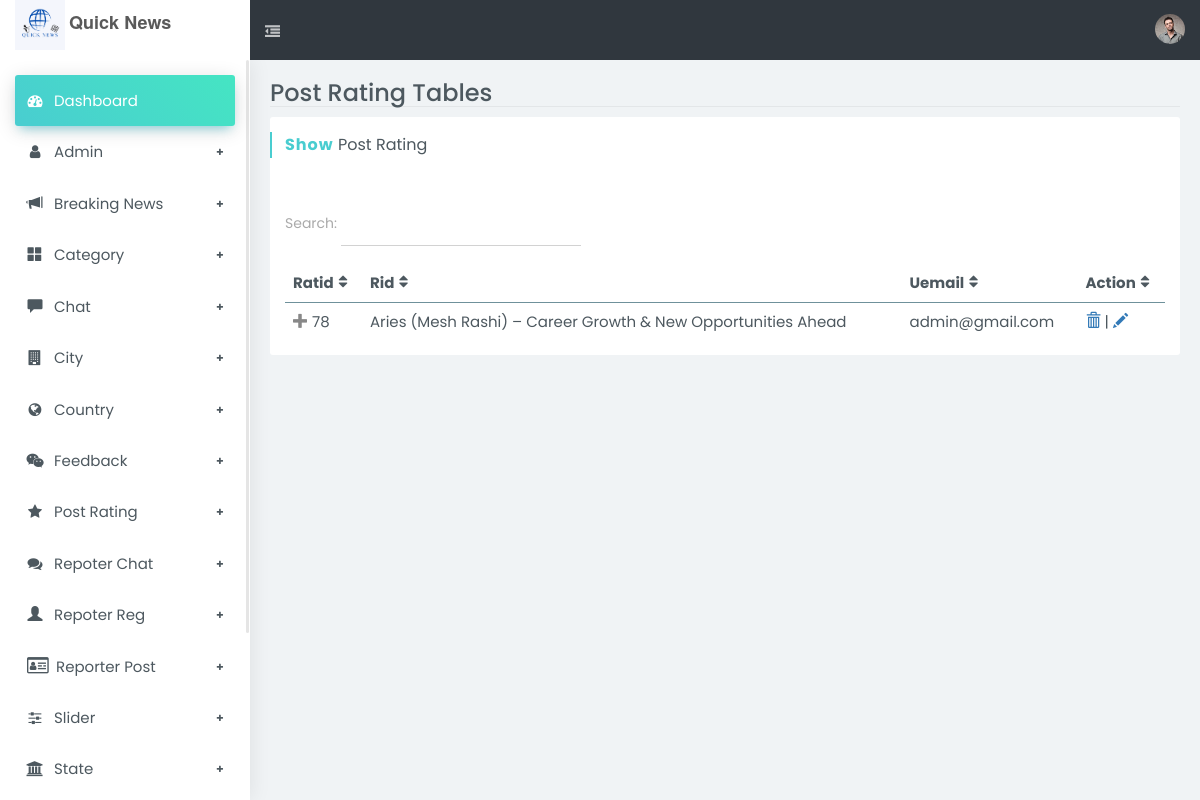
The app's page /newsadmin/index.php/postratingcontroller with its own data.
### tables this page shows
CREATE TABLE IF NOT EXISTS `postrating` (
  `ratid` int NOT NULL AUTO_INCREMENT,
  `rid` int NOT NULL,
  `uemail` varchar(50) NOT NULL,
  `ratlike` varchar(2) NOT NULL,
  `datereg` timestamp NOT NULL DEFAULT CURRENT_TIMESTAMP,
  PRIMARY KEY (`ratid`),
  KEY `rid` (`rid`)
);

CREATE TABLE IF NOT EXISTS `reporterpost` (
  `rid` int NOT NULL AUTO_INCREMENT,
  `repid` int NOT NULL,
  `cid` int NOT NULL,
  `sid` int NOT NULL,
  `cityid` int NOT NULL,
  `image` varchar(100) NOT NULL,
  `title` varchar(150) NOT NULL,
  `description` text NOT NULL,
  `view` varchar(11) NOT NULL DEFAULT '0',
  `postdatereg` date NOT NULL,
  `updatedatereg` timestamp NOT NULL DEFAULT CURRENT_TIMESTAMP ON UPDATE CURRENT_TIMESTAMP,
  `rpstatus` enum('Active','Deactive') NOT NULL DEFAULT 'Active',
  PRIMARY KEY (`rid`),
  KEY `repid` (`repid`),
  KEY `sid` (`sid`),
  KEY `cid` (`cid`),
  KEY `cityid` (`cityid`)
);

### newsadmin/application/controllers/postratingcontroller.php (called while the page is built, shortened)
<?php
class postratingcontroller extends CI_Controller{
    public function index() {
         $this->db->from('postrating');
         $this->db->join('reporterpost', 'reporterpost.rid = postrating.rid');
        $file['postrating']=$this->db->get()->result();
        $this->load->view('template/header');
        $this->load->view('template/sidebar');
        $this->load->view('post rating/showpostrating', $file);
    }
 }
?>

### newsadmin/index.php (called while the page is built, shortened)
<?php
require_once BASEPATH.'core/CodeIgniter.php';

### newsadmin/application/views/post rating/showpostrating.php (the view, shortened to what this page needs)
		<section id="content">
			<div class="page page-tables-footable">
				<div class="b-b mb-10">
					<div class="row">
						<div class="col-sm-6 col-xs-12">
							<h1 class="h3 m-0">Post Rating Tables</h1>
						</div>
					</div>
				</div>
				<div class="row">
					<div class="col-md-12">
						<section class="boxs ">
							<div class="boxs-header">
								<h3 class="custom-font hb-cyan">
									<strong>Show</strong> Post Rating</h3>
							</div>
							<div class="boxs-body">
								<div class="form-group">
									<label for="filter" style="padding-top: 5px">Search:</label>
									<input id="filter" type="text" class="form-control rounded w-md mb-10 inline-block" />
								</div>
								<table id="searchTextResults" data-filter="#filter" data-page-size="5" class="footable table table-custom">
									<thead>
										<tr>
											<th>Ratid</th>
											<th>Rid</th>
											<th data-hide="phone">Uemail</th>
											<th>Action</th>
										</tr>
									</thead>
									<tbody>
										<?php
										foreach($postrating as $row)
											{
											?>
										<tr>
											<td><?php echo $row->ratid ?></td>
											<td><?php echo $row->title ?></td>
											<td><?php echo $row->uemail ?></td>
											<td>
												<a href="<?php echo site_url() ?>/postratingcontroller/del/<?php echo $row->ratid ?>"><i class="glyphicon glyphicon-trash"></i></a> |
												<a href="<?php echo site_url() ?>/postratingcontroller/edit/<?php echo $row->ratid ?>"><i class="glyphicon glyphicon-pencil"></i></a>
											</td>
										</tr>
										<?php
											}
										?>
									</tbody>
								</table>
							</div>
						</section>
					</div>
				</div>
			</div>
		</section>
	</div>
</body>
</html>

### records on screen
postrating: ratid "78", rid.title "Aries (Mesh Rashi) – Career Growth & New Opportunities Ahead", uemail "admin@gmail.com"
